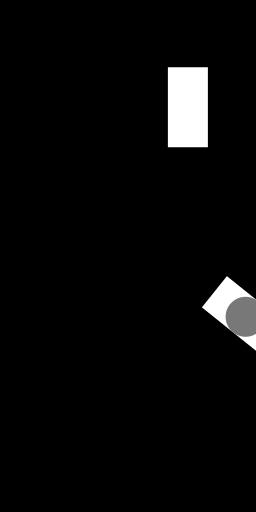
Frame 1 (no input)
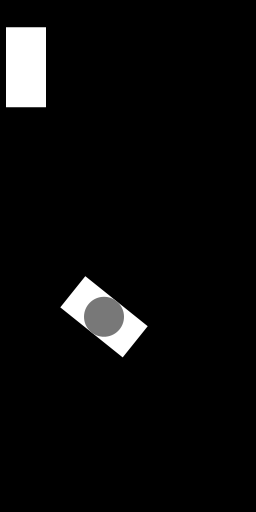
Frame 60 (the mouse pressed at the canvas centre just before this capture)
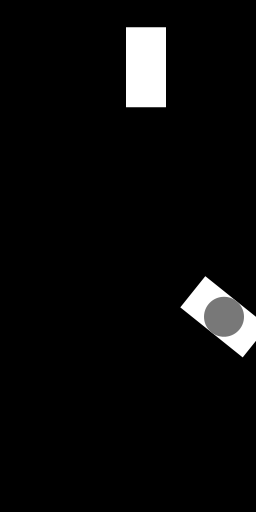
Frame 120 (the mouse held since frame 60 and released just before this capture)

The Processing sketch that drew these frames (run headless with seeded random() and noise(); from frame 60 on, the mouse is pressed at the canvas centre):

// Processing sketch: Esercizio1
// ── Esercizio1.pde
Pillow p, sp;
float h;

void setup(){
  size(256, 512);
  h=height/2;
  p= new Pillow(random(1, width), random(1, h), 40, 80);
  sp=new SuperPillow(random(1, width), random(h, height), 40, 80);
}

void draw(){
  background(0);
  p.run();
  sp.run();
}

void keyPressed(){
  if((key=='R') || (key=='r'))
    setup();
}

// ── Pillow.pde
class Pillow{
  float x, y, w, h, sx;
  
  Pillow(float _x, float _y, float _w, float _h){
    w=_w;
    h=_h;
    sx=2;
    x=_x;
    y=_y;
  }
  
  void display(){
    noStroke();
    fill(255, 255, 255);
    rect(x, y, w, h);
  }
  
  void move(){
    x+=sx;
    if( x > width){
      sx=-sx;
      x=0;
    }
    if( x < 0){
      sx=-sx;
      x=0;
    }
  }
  
  void run(){
    move();
    display();
  }
 
}

// ── SuperPillow.pde
class SuperPillow extends Pillow{
  float a;
  SuperPillow(float _x, float _y, float _w, float _h){
    super(_x, _y, _w, _h);
    a=random(0, 360);
  }
  
  void display(){
    noStroke();
    rectMode(CENTER);
    pushMatrix();
    translate(x,y);
    rotate(radians(a));
    rect(0,0,w,h);
    popMatrix();
    fill(120);
    ellipse(x,y,w,w);
  }
  
  void move(){
    if(dist(mouseX,mouseY,x,y)<w/2)
      a+=5;
    super.move();
  }
 
}
